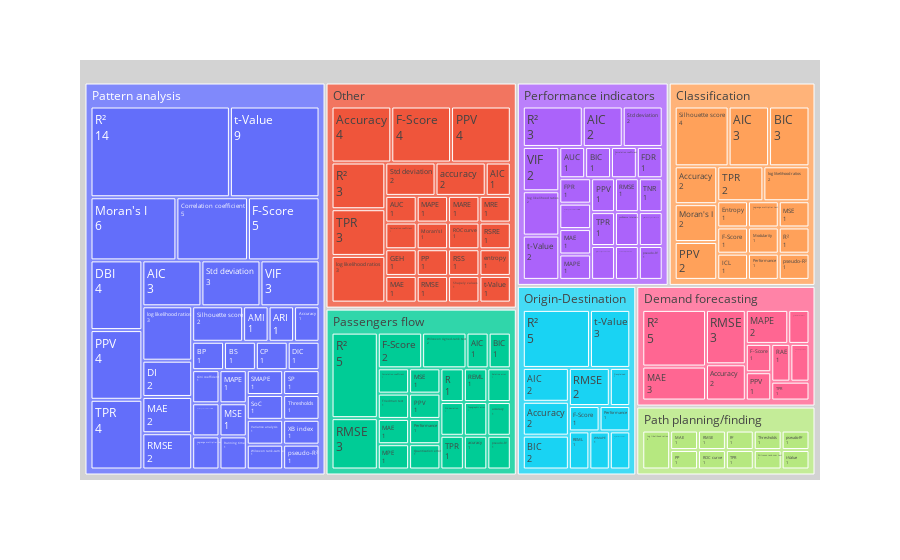

This figure's notebook cell:
### Markdown cell above
### Treemaps

### Code cell
aggregated_table = (
    data[columns]
    .groupby(["Analysis type", "Validation metrics"])[["ID"]]
    .nunique()
    .sort_values(by="ID")
)
fig = px.treemap(
    aggregated_table.reset_index(),
    path=["Analysis type", "Validation metrics"],
    values="ID",
)
fig.update_traces(
    root_color="lightgrey", textinfo="label+value"
)
# fig.update_layout(margin = dict(t=50, l=25, r=25, b=25))
fig.write_image("img/treemap_analysys_validation.pdf")
fig.show()

### Figure 1 — Plotly figure (JSON) as saved in the notebook; plotly's stock layout.template omitted (floating-point values rounded to 4 significant figures; data arrays with more than 128 entries replaced by an {"elided": "..."} marker saying what was removed)
{"data": [{"branchvalues": "total", "domain": {"x": [0, 1], "y": [0, 1]}, "hovertemplate": "labels=%{label}<br>ID=%{value}<br>parent=%{parent}<br>id=%{id}<extra></extra>", "ids": {"elided": "167 str values"}, "labels": {"elided": "167 str values"}, "name": "", "parents": {"elided": "167 str values"}, "root": {"color": "lightgrey"}, "textinfo": "label+value", "type": "treemap", "values": {"elided": "167 int values"}}], "layout": {"legend": {"tracegroupgap": 0}, "margin": {"t": 60}}}
